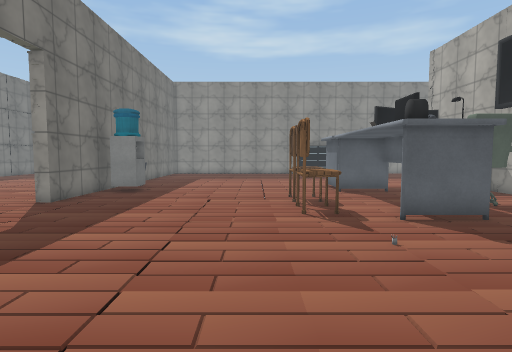
view 1 (above)

23 first-person views from a walk through a 3-D level made in the Unity game engine. The camera is 1.5 m above the floor, tilts 4° down and sees 80° across. Doors are open. The floor is counted in squares, 1 m on a side. Each view is taken from the middle of a square. On the plan, view 1 faces up. The plan holds only what a view shows up to about 15 squares ahead; the rest is blank. The place goes on beyond the plan. The player character is not drawn. Some surface patterns are stand-ins.

view 2
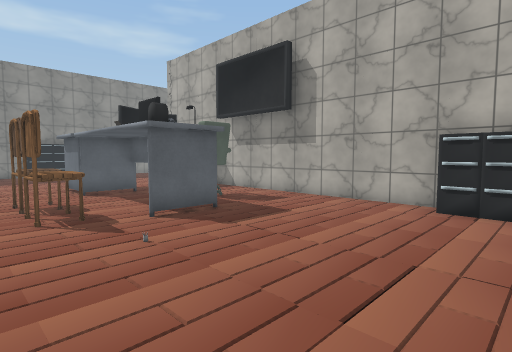

view 3
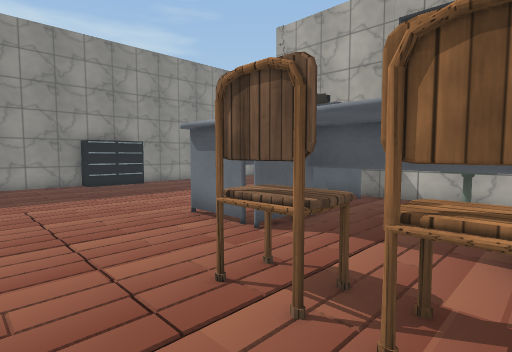

view 4
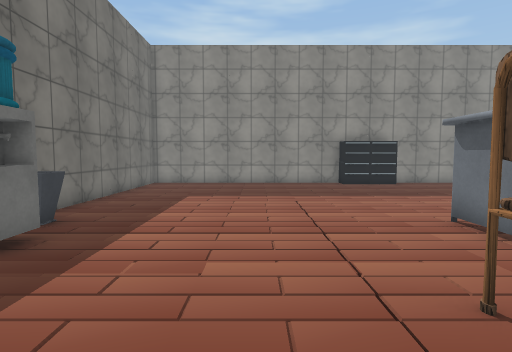

view 5
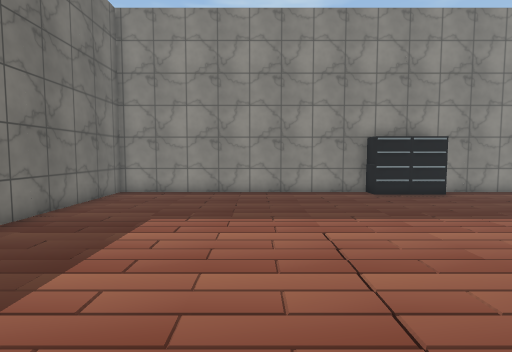

view 6
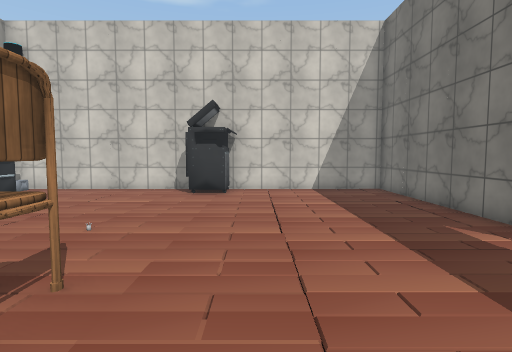

view 7
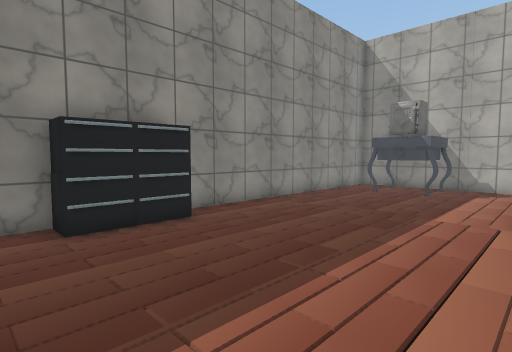

view 8
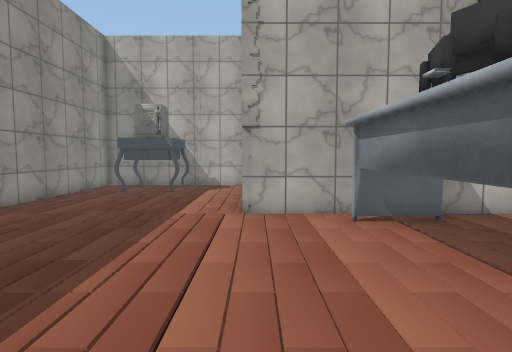

view 9
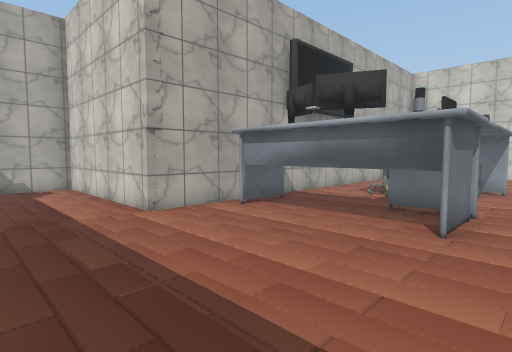

view 10
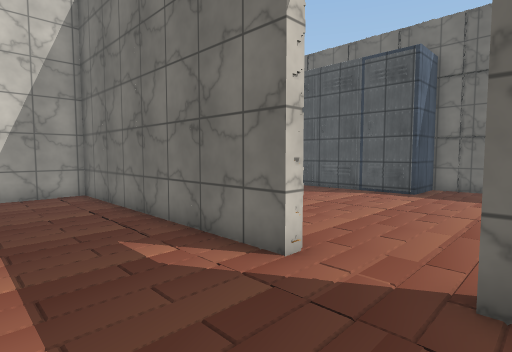

view 11
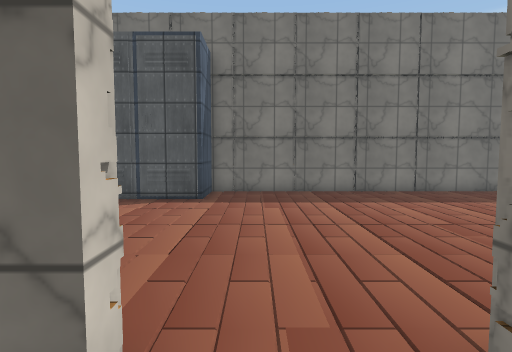

view 12
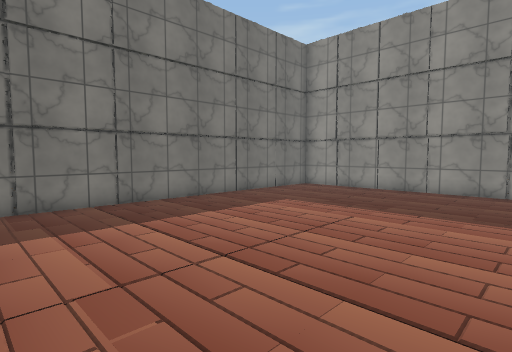

view 13
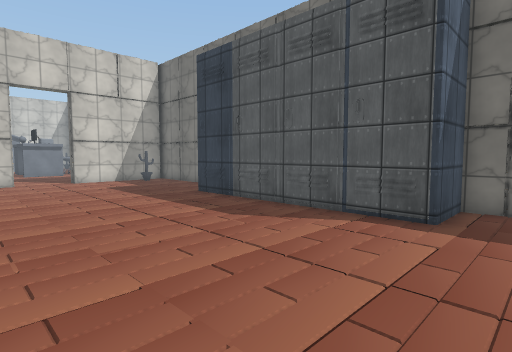

view 14
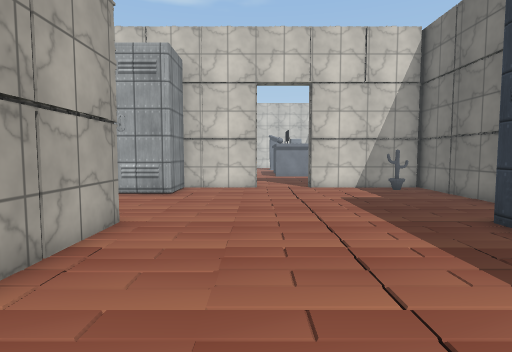

view 15
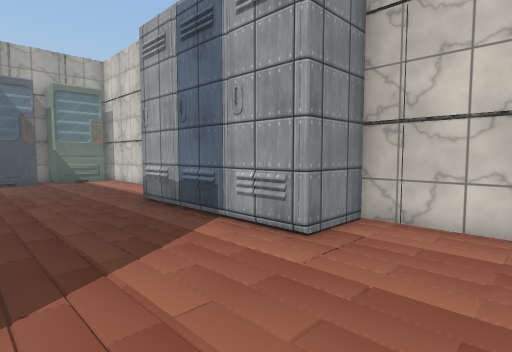

view 16
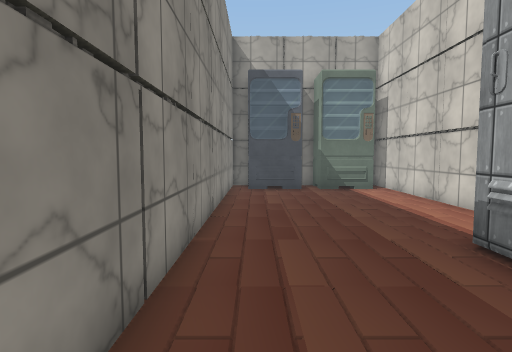

view 17
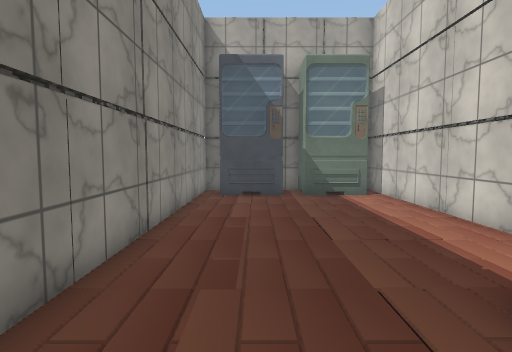

view 18
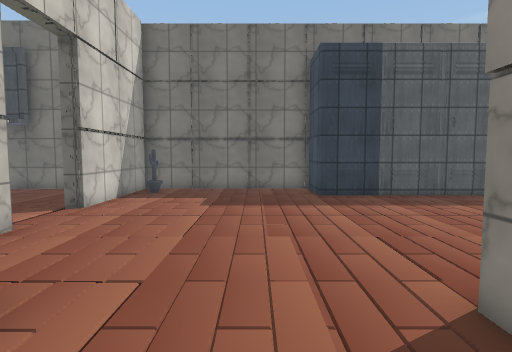

view 19
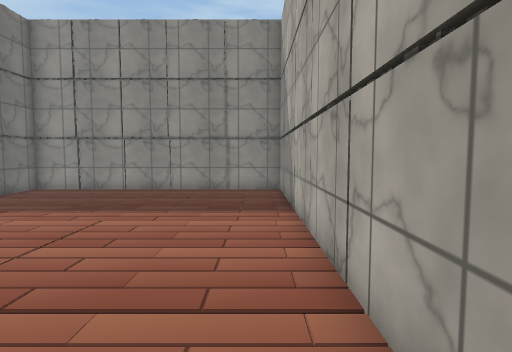

view 20
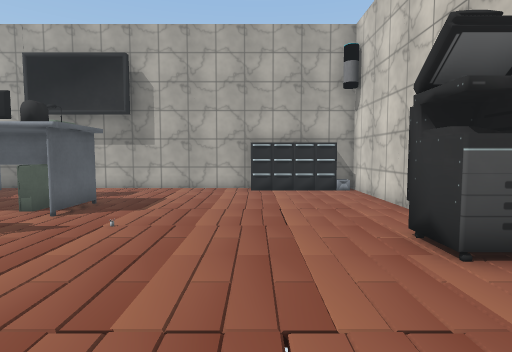

view 21
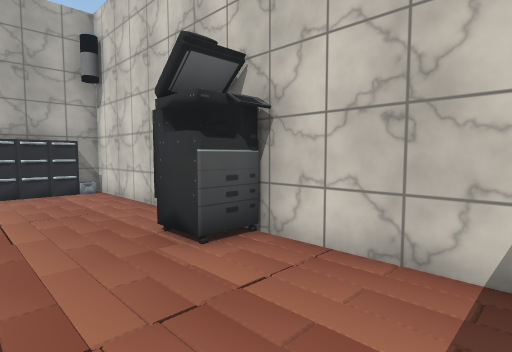

view 22
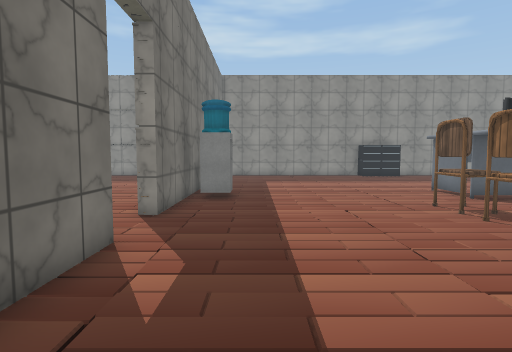

view 23
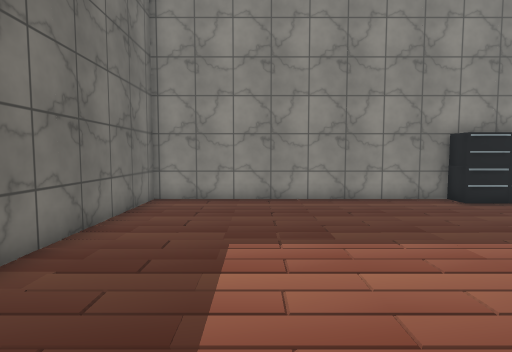

### Floor plan
Ten units are one square. View 1 is at (0, 0); x grows to the right and y downward. Boxes are objects, and circles mark ways between rooms. Rooms are numbered by the first view taken in them; rooms with no view inside come last. Other rooms are left out.
<svg viewBox="-180 -250 355 357">
<path fill="none" stroke="#000" d="M-64 -125 -64 -95 -70 -95M-70 -72 -64 -72 -64 24 -5 24M97 -21 97 -173 170 -173 170 -242 66 -242M32 -242 -64 -242 -64 -154M20 24 97 24 97 16M-64 29 -69 29 -69 -5M-69 -121 -69 -239M-175 26 -175 102M-101 99 -66 99M-174 99 -125 99M26 99 100 99M-69 -242 -175 -242 -175 -61M99 38 99 29 -38 29M99 69 99 61"/>
<rect x="-65" y="-135" width="20" height="10" fill="#bbb"><title>other object</title></rect>
<rect x="-65" y="-155" width="10" height="20" fill="#bbb"><title>other object</title></rect>
<rect x="-5" y="5" width="20" height="20" fill="#bbb"><title>machine</title></rect>
<rect x="5" y="-95" width="20" height="20" fill="#bbb"><title>chair</title></rect>
<rect x="5" y="-115" width="20" height="20" fill="#bbb"><title>chair</title></rect>
<rect x="35" y="-75" width="20" height="10" fill="#bbb"><title>other object</title></rect>
<rect x="35" y="-85" width="20" height="10" fill="#bbb"><title>other object</title></rect>
<rect x="35" y="-125" width="20" height="40" fill="#bbb"><title>other object</title></rect>
<rect x="35" y="-155" width="60" height="30" fill="#bbb"><title>other object</title></rect>
<rect x="35" y="-235" width="10" height="10" fill="#bbb"><title>cabinet</title></rect>
<rect x="35" y="-245" width="10" height="10" fill="#bbb"><title>cabinet</title></rect>
<rect x="45" y="-235" width="20" height="10" fill="#bbb"><title>cabinet</title></rect>
<rect x="45" y="-245" width="10" height="10" fill="#bbb"><title>cabinet</title></rect>
<rect x="55" y="-105" width="20" height="20" fill="#bbb"><title>other object</title></rect>
<rect x="85" y="5" width="10" height="10" fill="#bbb"><title>cabinet</title></rect>
<rect x="85" y="-5" width="10" height="10" fill="#bbb"><title>cabinet</title></rect>
<rect x="85" y="-25" width="10" height="20" fill="#bbb"><title>cabinet</title></rect>
<rect x="135" y="-225" width="30" height="30" fill="#bbb"><title>other object</title></rect>
<rect x="-175" y="15" width="10" height="10" fill="#bbb"><title>other object</title></rect>
<rect x="-175" y="-65" width="30" height="30" fill="#bbb"><title>other object</title></rect>
<rect x="-165" y="85" width="10" height="10" fill="#bbb"><title>other object</title></rect>
<rect x="-155" y="5" width="10" height="20" fill="#bbb"><title>other object</title></rect>
<rect x="-155" y="-15" width="10" height="20" fill="#bbb"><title>other object</title></rect>
<rect x="-155" y="-35" width="10" height="20" fill="#bbb"><title>other object</title></rect>
<rect x="-75" y="75" width="30" height="20" fill="#bbb"><title>other object</title></rect>
<rect x="-45" y="75" width="20" height="20" fill="#bbb"><title>other object</title></rect>
<rect x="-25" y="75" width="30" height="10" fill="#bbb"><title>other object</title></rect>
<rect x="75" y="75" width="10" height="10" fill="#bbb"><title>other object</title></rect>
<rect x="75" y="35" width="20" height="20" fill="#bbb"><title>other object</title></rect>
<circle cx="-70" cy="-85" r="3" fill="#2a7"/>
<text x="30" y="-120">1</text>
<text x="-100" y="-40">2</text>
</svg>
Room 1 opens to room 2.

Where each view was taken, in squares from view 1:
view 1: 0 up, 0 right, facing up
view 2: 0 up, 0 right, facing up-right
view 3: 8 up, 1 left, facing up-right
view 4: 8 up, 1 left, facing up
view 5: 12 up, 1 left, facing up
view 6: 11 up, 1 left, facing down
view 7: 17 up, 2 right, facing up-right
view 8: 17 up, 2 right, facing right
view 9: 21 up, 2 right, facing down-right
view 10: 10 up, 3 left, facing down-left
view 11: 8 up, 5 left, facing left
view 12: 11 up, 8 left, facing up-left
view 13: 8 up, 8 left, facing down-left
view 14: 4 up, 10 left, facing down
view 15: 3 down, 10 left, facing down-right
view 16: 4 down, 5 left, facing right
view 17: 5 down, 3 left, facing right
view 18: 5 down, 4 left, facing left
view 19: 11 up, 8 left, facing up
view 20: 2 up, 4 left, facing right
view 21: 2 up, 4 left, facing down-right
view 22: 2 up, 4 left, facing up
view 23: 14 up, 3 left, facing up
